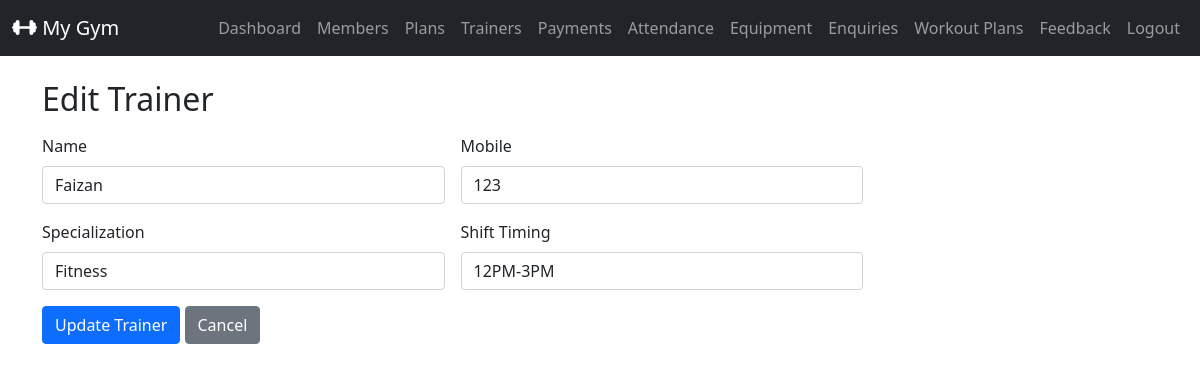
The app's page /admin_trainer_edit/5/ (signed in) with its own data.
### gymapp/models.py (models this page shows, shortened)
class Trainer(models.Model):
  name = models.CharField(max_length=100)
  mobile = models.CharField(max_length=15)
  specialization = models.CharField(max_length=200)
  shift_timing = models.CharField(max_length=200)

### gymapp/views.py (the view)
    def wrapper(request, *args, **kwargs):
        if not request.user.is_authenticated or getattr(request.user,'role',None)!='ADMIN':
            messages.error(request,'You must be an admin to access this page')
            return redirect('admin_login')
        return view_func(request, *args, **kwargs)

### gymapp/views.py (called while the page is built, shortened)
def admin_required(view_func):
    def wrapper(request, *args, **kwargs):
        if not request.user.is_authenticated or getattr(request.user,'role',None)!='ADMIN':
            messages.error(request,'You must be an admin to access this page')
            return redirect('admin_login')
        return view_func(request, *args, **kwargs)
    return wrapper

@admin_required
def admin_trainer_edit(request,trainer_id):
    trainer = Trainer.objects.get(id=trainer_id)
    return render(request, 'admin_trainer_form.html',{'trainer': trainer, 'mode':'edit'})

### gymapp/templates/admin_trainer_form.html (shortened to what this page needs)
{% extends 'base.html' %}
{% block content %}
<h2 class="mb-3">
  {% if mode == 'add' %} Add Trainer {% else %} Edit Trainer {% endif %}
</h2>
<form method="post" class="row g-3 w-75">
  <div class="col-md-6">
    <label class="form-label">Name</label>
    <input type="text" name="name" class="form-control" value="{{ trainer.name|default:'' }}">
  </div>
  <div class="col-md-6">
    <label class="form-label">Mobile</label>
    <input type="text" name="mobile" class="form-control" value="{{ trainer.mobile|default:'' }}">
  </div>
  <div class="col-md-6">
    <label class="form-label">Specialization</label>
    <input type="text" name="specialization" class="form-control" value="{{ trainer.specialization|default:'' }}">
  </div>
  <div class="col-md-6">
    <label class="form-label">Shift Timing</label>
    <input type="text" name="shift_timing" class="form-control" value="{{trainer.shift_timing|default:''}}" placeholder="e.g 6AM - 10AM">
  </div>
  <div class="col-md-12">
    <button type="submit" class="btn btn-primary">
      {% if mode == 'add' %} Add Trainer {% else %} Update Trainer {% endif %}
    </button>
    <a href="{% url 'admin_trainer_list' %}" class="btn btn-secondary">Cancel</a>
  </div>
</form>
{% endblock %}

### records on screen
Trainer: name "Faizan", mobile "123", specialization "Fitness", shift_timing "12PM-3PM"
